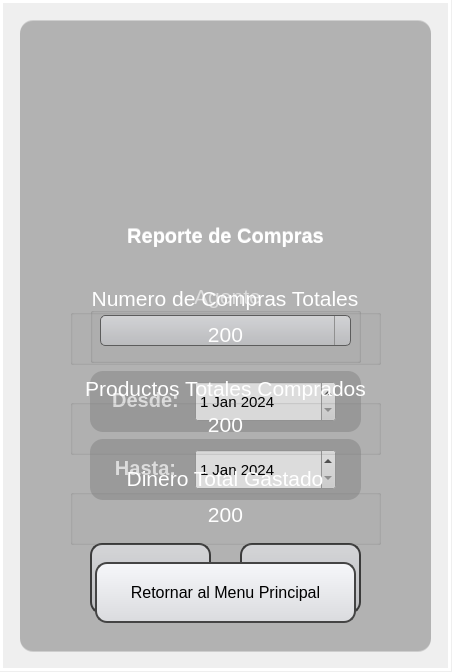
<?xml version="1.0" encoding="UTF-8"?>
<ui version="4.0">
 <class>MainWindow</class>
 <widget class="QMainWindow" name="MainWindow">
  <property name="geometry">
   <rect>
    <x>0</x>
    <y>0</y>
    <width>452</width>
    <height>672</height>
   </rect>
  </property>
  <property name="minimumSize">
   <size>
    <width>452</width>
    <height>672</height>
   </size>
  </property>
  <property name="maximumSize">
   <size>
    <width>452</width>
    <height>672</height>
   </size>
  </property>
  <property name="windowTitle">
   <string>MainWindow</string>
  </property>
  <widget class="QWidget" name="centralwidget">
   <widget class="QLabel" name="label">
    <property name="geometry">
     <rect>
      <x>0</x>
      <y>0</y>
      <width>451</width>
      <height>671</height>
     </rect>
    </property>
    <property name="text">
     <string/>
    </property>
    <property name="pixmap">
     <pixmap>../view_img/fondo.png</pixmap>
    </property>
    <property name="scaledContents">
     <bool>true</bool>
    </property>
   </widget>
   <widget class="QLabel" name="label_14">
    <property name="enabled">
     <bool>false</bool>
    </property>
    <property name="geometry">
     <rect>
      <x>0</x>
      <y>0</y>
      <width>451</width>
      <height>671</height>
     </rect>
    </property>
    <property name="styleSheet">
     <string notr="true">background-color: qlineargradient(spread:pad, x1:0, y1:0, x2:0, y2:00715909, stop:0 rgba(0, 0, 0, 35), stop:0.375 rgba(0, 0, 0, 50), stop:0.835227 rgba(0, 0, 0, 75));

border: 3px solid white; </string>
    </property>
    <property name="text">
     <string/>
    </property>
   </widget>
   <widget class="QWidget" name="widget_1" native="true">
    <property name="geometry">
     <rect>
      <x>0</x>
      <y>-1</y>
      <width>451</width>
      <height>671</height>
     </rect>
    </property>
    <widget class="QLabel" name="label_4">
     <property name="geometry">
      <rect>
       <x>20</x>
       <y>21</y>
       <width>411</width>
       <height>631</height>
      </rect>
     </property>
     <property name="styleSheet">
      <string notr="true">background-color:rgba(0,0,0,35);
border-radius:13px</string>
     </property>
     <property name="text">
      <string/>
     </property>
    </widget>
    <widget class="QLabel" name="label_3">
     <property name="geometry">
      <rect>
       <x>100</x>
       <y>216</y>
       <width>251</width>
       <height>41</height>
      </rect>
     </property>
     <property name="font">
      <font>
       <pointsize>15</pointsize>
       <weight>75</weight>
       <bold>true</bold>
      </font>
     </property>
     <property name="styleSheet">
      <string notr="true">color: white</string>
     </property>
     <property name="text">
      <string>&lt;html&gt;&lt;head/&gt;&lt;body&gt;&lt;p&gt;Reporte de Compras&lt;/p&gt;&lt;/body&gt;&lt;/html&gt;</string>
     </property>
     <property name="scaledContents">
      <bool>false</bool>
     </property>
     <property name="alignment">
      <set>Qt::AlignCenter</set>
     </property>
    </widget>
    <widget class="QLabel" name="label_2">
     <property name="geometry">
      <rect>
       <x>154</x>
       <y>73</y>
       <width>141</width>
       <height>141</height>
      </rect>
     </property>
     <property name="text">
      <string/>
     </property>
     <property name="pixmap">
      <pixmap>../view_img/ReportCompras.png</pixmap>
     </property>
     <property name="scaledContents">
      <bool>true</bool>
     </property>
     <property name="alignment">
      <set>Qt::AlignCenter</set>
     </property>
     <property name="wordWrap">
      <bool>false</bool>
     </property>
     <property name="margin">
      <number>-10</number>
     </property>
    </widget>
    <widget class="QLabel" name="label_5">
     <property name="geometry">
      <rect>
       <x>250</x>
       <y>53</y>
       <width>81</width>
       <height>81</height>
      </rect>
     </property>
     <property name="styleSheet">
      <string notr="true">image: url(:/image/IMG/metrologo.png);</string>
     </property>
     <property name="text">
      <string/>
     </property>
     <property name="pixmap">
      <pixmap>../view_img/metrologo.png</pixmap>
     </property>
     <property name="scaledContents">
      <bool>true</bool>
     </property>
    </widget>
    <widget class="QLabel" name="label_6">
     <property name="geometry">
      <rect>
       <x>100</x>
       <y>40</y>
       <width>251</width>
       <height>231</height>
      </rect>
     </property>
     <property name="styleSheet">
      <string notr="true">background-color: qlineargradient(spread:pad, x1:0, y1:0, x2:0, y2:00715909, stop:0 rgba(0, 0, 0, 20), stop:0.375 rgba(0, 0, 0, 50), stop:0.835227 rgba(0, 0, 0, 75));
border-radius: 20px;</string>
     </property>
     <property name="text">
      <string/>
     </property>
    </widget>
    <widget class="QLabel" name="label_7">
     <property name="geometry">
      <rect>
       <x>90</x>
       <y>372</y>
       <width>271</width>
       <height>61</height>
      </rect>
     </property>
     <property name="styleSheet">
      <string notr="true">background-color:rgba(0,0,0,35);
border-radius:13px</string>
     </property>
     <property name="text">
      <string/>
     </property>
    </widget>
    <widget class="QPushButton" name="btGenerar">
     <property name="geometry">
      <rect>
       <x>90</x>
       <y>544</y>
       <width>121</width>
       <height>71</height>
      </rect>
     </property>
     <property name="minimumSize">
      <size>
       <width>0</width>
       <height>0</height>
      </size>
     </property>
     <property name="font">
      <font>
       <pointsize>13</pointsize>
       <weight>50</weight>
       <bold>false</bold>
       <underline>false</underline>
       <strikeout>false</strikeout>
      </font>
     </property>
     <property name="styleSheet">
      <string notr="true">QPushButton {
	 background: qlineargradient(x1:0, y1:0, x2:0, y2:1, stop:0 #f6f7fa, stop:1 #dadbde);
	border: 2px solid #444444;
    text-align: center; 
    text-decoration: none; 
    border-radius: 12px;
}

QPushButton:hover {
	background-color: rgb(241, 241, 241);
}

QPushButton:pressed {
	background-color: rgb(223, 223, 223);
}
</string>
     </property>
     <property name="text">
      <string>Generar</string>
     </property>
    </widget>
    <widget class="QPushButton" name="btCancelar">
     <property name="geometry">
      <rect>
       <x>240</x>
       <y>544</y>
       <width>121</width>
       <height>71</height>
      </rect>
     </property>
     <property name="font">
      <font>
       <pointsize>13</pointsize>
       <weight>50</weight>
       <bold>false</bold>
       <underline>false</underline>
       <strikeout>false</strikeout>
      </font>
     </property>
     <property name="styleSheet">
      <string notr="true">QPushButton {
	 background: qlineargradient(x1:0, y1:0, x2:0, y2:1, stop:0 #f6f7fa, stop:1 #dadbde);
	border: 2px solid #444444;
    text-align: center; 
    text-decoration: none; 
    border-radius: 12px;
}

QPushButton:hover {
	background-color: rgb(255, 0, 0);
}

QPushButton:pressed {
	background-color: rgb(166, 0, 0);
}</string>
     </property>
     <property name="text">
      <string>Cancelar</string>
     </property>
    </widget>
    <widget class="QLabel" name="label_8">
     <property name="geometry">
      <rect>
       <x>105</x>
       <y>376</y>
       <width>81</width>
       <height>51</height>
      </rect>
     </property>
     <property name="font">
      <font>
       <pointsize>15</pointsize>
       <weight>75</weight>
       <bold>true</bold>
      </font>
     </property>
     <property name="styleSheet">
      <string notr="true">color: white</string>
     </property>
     <property name="text">
      <string>&lt;html&gt;&lt;head/&gt;&lt;body&gt;&lt;p&gt;Desde:&lt;/p&gt;&lt;/body&gt;&lt;/html&gt;</string>
     </property>
     <property name="scaledContents">
      <bool>false</bool>
     </property>
     <property name="alignment">
      <set>Qt::AlignCenter</set>
     </property>
    </widget>
    <widget class="QDateEdit" name="desde_de">
     <property name="geometry">
      <rect>
       <x>195</x>
       <y>382</y>
       <width>141</width>
       <height>41</height>
      </rect>
     </property>
     <property name="font">
      <font>
       <pointsize>11</pointsize>
      </font>
     </property>
     <property name="date">
      <date>
       <year>2024</year>
       <month>1</month>
       <day>1</day>
      </date>
     </property>
    </widget>
    <widget class="QLabel" name="label_9">
     <property name="geometry">
      <rect>
       <x>90</x>
       <y>440</y>
       <width>271</width>
       <height>61</height>
      </rect>
     </property>
     <property name="styleSheet">
      <string notr="true">background-color:rgba(0,0,0,35);
border-radius:13px</string>
     </property>
     <property name="text">
      <string/>
     </property>
    </widget>
    <widget class="QDateEdit" name="hasta_de">
     <property name="geometry">
      <rect>
       <x>195</x>
       <y>450</y>
       <width>141</width>
       <height>41</height>
      </rect>
     </property>
     <property name="font">
      <font>
       <pointsize>11</pointsize>
      </font>
     </property>
     <property name="date">
      <date>
       <year>2024</year>
       <month>1</month>
       <day>1</day>
      </date>
     </property>
    </widget>
    <widget class="QLabel" name="label_10">
     <property name="geometry">
      <rect>
       <x>105</x>
       <y>444</y>
       <width>81</width>
       <height>51</height>
      </rect>
     </property>
     <property name="font">
      <font>
       <pointsize>15</pointsize>
       <weight>75</weight>
       <bold>true</bold>
      </font>
     </property>
     <property name="styleSheet">
      <string notr="true">color: white</string>
     </property>
     <property name="text">
      <string>&lt;html&gt;&lt;head/&gt;&lt;body&gt;&lt;p&gt;Hasta:&lt;/p&gt;&lt;/body&gt;&lt;/html&gt;</string>
     </property>
     <property name="scaledContents">
      <bool>false</bool>
     </property>
     <property name="alignment">
      <set>Qt::AlignCenter</set>
     </property>
    </widget>
    <widget class="QGroupBox" name="GB_2_CLIENT">
     <property name="geometry">
      <rect>
       <x>90</x>
       <y>283</y>
       <width>271</width>
       <height>81</height>
      </rect>
     </property>
     <property name="font">
      <font>
       <pointsize>16</pointsize>
       <weight>50</weight>
       <bold>false</bold>
      </font>
     </property>
     <property name="styleSheet">
      <string notr="true">QComboBox {
    color: black;
}

QGroupBox{
color: white
}
</string>
     </property>
     <property name="title">
      <string>Agente</string>
     </property>
     <property name="alignment">
      <set>Qt::AlignCenter</set>
     </property>
     <widget class="QComboBox" name="cb_filtro">
      <property name="geometry">
       <rect>
        <x>10</x>
        <y>33</y>
        <width>251</width>
        <height>31</height>
       </rect>
      </property>
      <property name="font">
       <font>
        <family>MS Shell Dlg 2</family>
        <pointsize>12</pointsize>
        <weight>50</weight>
        <italic>false</italic>
        <bold>false</bold>
       </font>
      </property>
      <property name="styleSheet">
       <string notr="true">QComboBox {
    background: qlineargradient(x1:0, y1:0, x2:0, y2:1, stop:0 #f6f7fa, stop:1 #dadbde);
    border: 1px solid #6c6c6c;
    border-radius: 5px;
    padding: 1px 18px 1px 3px;
    min-width: 6em;
	font: 12pt &quot;MS Shell Dlg 2&quot;;
}

QComboBox::drop-down {
    border-left-width: 1px;
    border-left-color: darkgray;
    border-left-style: solid;    
}
QComboBox::down-arrow {
	border-image: url(:/Imagenes/203484.png);
}

</string>
      </property>
      <property name="editable">
       <bool>true</bool>
      </property>
     </widget>
    </widget>
    <widget class="QLabel" name="warning">
     <property name="geometry">
      <rect>
       <x>30</x>
       <y>500</y>
       <width>391</width>
       <height>41</height>
      </rect>
     </property>
     <property name="font">
      <font>
       <pointsize>11</pointsize>
       <weight>75</weight>
       <bold>true</bold>
      </font>
     </property>
     <property name="styleSheet">
      <string notr="true">color: red</string>
     </property>
     <property name="text">
      <string/>
     </property>
     <property name="alignment">
      <set>Qt::AlignCenter</set>
     </property>
    </widget>
    <zorder>label_4</zorder>
    <zorder>label_6</zorder>
    <zorder>label_3</zorder>
    <zorder>label_2</zorder>
    <zorder>label_7</zorder>
    <zorder>btGenerar</zorder>
    <zorder>btCancelar</zorder>
    <zorder>label_5</zorder>
    <zorder>label_8</zorder>
    <zorder>desde_de</zorder>
    <zorder>label_9</zorder>
    <zorder>hasta_de</zorder>
    <zorder>label_10</zorder>
    <zorder>GB_2_CLIENT</zorder>
    <zorder>warning</zorder>
   </widget>
   <widget class="QWidget" name="widget_2" native="true">
    <property name="geometry">
     <rect>
      <x>0</x>
      <y>0</y>
      <width>451</width>
      <height>671</height>
     </rect>
    </property>
    <property name="minimumSize">
     <size>
      <width>451</width>
      <height>671</height>
     </size>
    </property>
    <property name="maximumSize">
     <size>
      <width>451</width>
      <height>671</height>
     </size>
    </property>
    <widget class="QLabel" name="label_12">
     <property name="geometry">
      <rect>
       <x>20</x>
       <y>21</y>
       <width>411</width>
       <height>631</height>
      </rect>
     </property>
     <property name="styleSheet">
      <string notr="true">background-color:rgba(0,0,0,35);
border-radius:13px</string>
     </property>
     <property name="text">
      <string/>
     </property>
    </widget>
    <widget class="QLabel" name="label_13">
     <property name="geometry">
      <rect>
       <x>100</x>
       <y>40</y>
       <width>251</width>
       <height>231</height>
      </rect>
     </property>
     <property name="styleSheet">
      <string notr="true">background-color: qlineargradient(spread:pad, x1:0, y1:0, x2:0, y2:00715909, stop:0 rgba(0, 0, 0, 20), stop:0.375 rgba(0, 0, 0, 50), stop:0.835227 rgba(0, 0, 0, 75));
border-radius: 20px;</string>
     </property>
     <property name="text">
      <string/>
     </property>
    </widget>
    <widget class="QLabel" name="label_15">
     <property name="geometry">
      <rect>
       <x>250</x>
       <y>53</y>
       <width>81</width>
       <height>81</height>
      </rect>
     </property>
     <property name="styleSheet">
      <string notr="true">image: url(:/image/IMG/metrologo.png);</string>
     </property>
     <property name="text">
      <string/>
     </property>
     <property name="pixmap">
      <pixmap>../view_img/metrologo.png</pixmap>
     </property>
     <property name="scaledContents">
      <bool>true</bool>
     </property>
    </widget>
    <widget class="QLabel" name="label_16">
     <property name="geometry">
      <rect>
       <x>154</x>
       <y>73</y>
       <width>141</width>
       <height>141</height>
      </rect>
     </property>
     <property name="text">
      <string/>
     </property>
     <property name="pixmap">
      <pixmap>../view_img/ReportCompras.png</pixmap>
     </property>
     <property name="scaledContents">
      <bool>true</bool>
     </property>
     <property name="alignment">
      <set>Qt::AlignCenter</set>
     </property>
     <property name="wordWrap">
      <bool>false</bool>
     </property>
     <property name="margin">
      <number>-10</number>
     </property>
    </widget>
    <widget class="QLabel" name="label_17">
     <property name="geometry">
      <rect>
       <x>100</x>
       <y>216</y>
       <width>251</width>
       <height>41</height>
      </rect>
     </property>
     <property name="font">
      <font>
       <pointsize>15</pointsize>
       <weight>75</weight>
       <bold>true</bold>
      </font>
     </property>
     <property name="styleSheet">
      <string notr="true">color: white</string>
     </property>
     <property name="text">
      <string>&lt;html&gt;&lt;head/&gt;&lt;body&gt;&lt;p&gt;Reporte de Compras&lt;/p&gt;&lt;/body&gt;&lt;/html&gt;</string>
     </property>
     <property name="scaledContents">
      <bool>false</bool>
     </property>
     <property name="alignment">
      <set>Qt::AlignCenter</set>
     </property>
    </widget>
    <widget class="QPushButton" name="bTretorno">
     <property name="geometry">
      <rect>
       <x>95</x>
       <y>562</y>
       <width>261</width>
       <height>61</height>
      </rect>
     </property>
     <property name="font">
      <font>
       <pointsize>12</pointsize>
       <weight>50</weight>
       <bold>false</bold>
       <underline>false</underline>
       <strikeout>false</strikeout>
      </font>
     </property>
     <property name="styleSheet">
      <string notr="true">QPushButton {
	color: black;
	 background: qlineargradient(x1:0, y1:0, x2:0, y2:1, stop:0 #f6f7fa, stop:1 #dadbde);
	border: 2px solid #444444;
    text-align: center; 
    text-decoration: none; 
    border-radius: 12px;
}

QPushButton:hover {
	background-color: rgb(255, 0, 0);
}

QPushButton:pressed {
	background-color: rgb(166, 0, 0);
}</string>
     </property>
     <property name="text">
      <string>Retornar al Menu Principal</string>
     </property>
    </widget>
    <widget class="QGroupBox" name="GB_2_CLIENT_2">
     <property name="geometry">
      <rect>
       <x>70</x>
       <y>284</y>
       <width>311</width>
       <height>81</height>
      </rect>
     </property>
     <property name="font">
      <font>
       <pointsize>16</pointsize>
       <weight>50</weight>
       <bold>false</bold>
      </font>
     </property>
     <property name="styleSheet">
      <string notr="true">QComboBox {
    color: black;
}

QGroupBox{
color: white
}
</string>
     </property>
     <property name="title">
      <string>Numero de Compras Totales</string>
     </property>
     <property name="alignment">
      <set>Qt::AlignCenter</set>
     </property>
     <widget class="QLabel" name="comprasT_le">
      <property name="geometry">
       <rect>
        <x>10</x>
        <y>35</y>
        <width>291</width>
        <height>31</height>
       </rect>
      </property>
      <property name="font">
       <font>
        <pointsize>16</pointsize>
       </font>
      </property>
      <property name="styleSheet">
       <string notr="true">color: white;</string>
      </property>
      <property name="text">
       <string>200</string>
      </property>
      <property name="alignment">
       <set>Qt::AlignCenter</set>
      </property>
     </widget>
    </widget>
    <widget class="QGroupBox" name="GB_2_CLIENT_3">
     <property name="geometry">
      <rect>
       <x>70</x>
       <y>374</y>
       <width>311</width>
       <height>81</height>
      </rect>
     </property>
     <property name="font">
      <font>
       <pointsize>16</pointsize>
       <weight>50</weight>
       <bold>false</bold>
      </font>
     </property>
     <property name="styleSheet">
      <string notr="true">QComboBox {
    color: black;
}

QGroupBox{
color: white
}
</string>
     </property>
     <property name="title">
      <string>Productos Totales Comprados</string>
     </property>
     <property name="alignment">
      <set>Qt::AlignCenter</set>
     </property>
     <widget class="QLabel" name="prodT_le">
      <property name="geometry">
       <rect>
        <x>10</x>
        <y>35</y>
        <width>291</width>
        <height>31</height>
       </rect>
      </property>
      <property name="font">
       <font>
        <pointsize>16</pointsize>
       </font>
      </property>
      <property name="styleSheet">
       <string notr="true">color: white;</string>
      </property>
      <property name="text">
       <string>200</string>
      </property>
      <property name="alignment">
       <set>Qt::AlignCenter</set>
      </property>
     </widget>
    </widget>
    <widget class="QGroupBox" name="GB_2_CLIENT_4">
     <property name="geometry">
      <rect>
       <x>70</x>
       <y>464</y>
       <width>311</width>
       <height>81</height>
      </rect>
     </property>
     <property name="font">
      <font>
       <pointsize>16</pointsize>
       <weight>50</weight>
       <bold>false</bold>
      </font>
     </property>
     <property name="styleSheet">
      <string notr="true">QComboBox {
    color: black;
}

QGroupBox{
color: white
}
</string>
     </property>
     <property name="title">
      <string>Dinero Total Gastado</string>
     </property>
     <property name="alignment">
      <set>Qt::AlignCenter</set>
     </property>
     <widget class="QLabel" name="dineroT_le">
      <property name="geometry">
       <rect>
        <x>10</x>
        <y>35</y>
        <width>291</width>
        <height>31</height>
       </rect>
      </property>
      <property name="font">
       <font>
        <pointsize>16</pointsize>
       </font>
      </property>
      <property name="styleSheet">
       <string notr="true">color: white;</string>
      </property>
      <property name="text">
       <string>200</string>
      </property>
      <property name="alignment">
       <set>Qt::AlignCenter</set>
      </property>
     </widget>
    </widget>
    <zorder>label_12</zorder>
    <zorder>label_13</zorder>
    <zorder>label_16</zorder>
    <zorder>label_17</zorder>
    <zorder>label_15</zorder>
    <zorder>bTretorno</zorder>
    <zorder>GB_2_CLIENT_2</zorder>
    <zorder>GB_2_CLIENT_3</zorder>
    <zorder>GB_2_CLIENT_4</zorder>
   </widget>
  </widget>
 </widget>
 <resources>
  <include location="../view_img/Recursos.qrc"/>
 </resources>
 <connections/>
</ui>
